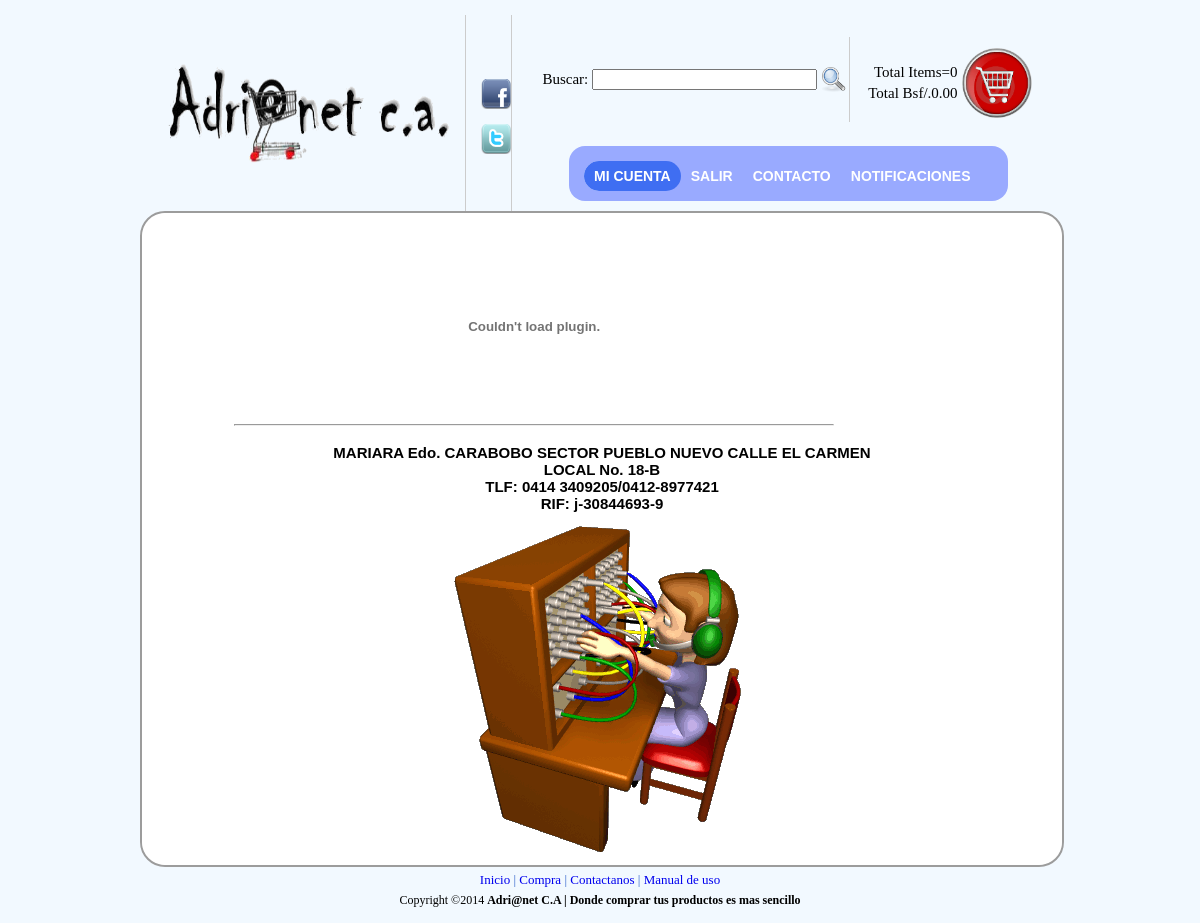
Page /web2final/contacto/contacto_client.php (signed in) on the committed database.
### tables this page shows
CREATE TABLE IF NOT EXISTS `contacto` (
  `contacto` text NOT NULL,
`id_contacto` int(10) NOT NULL,
  `telefono` varchar(50) NOT NULL,
  `rif` varchar(30) NOT NULL
);

### web2final/contacto/contacto_client.php (the view, shortened to what this page needs)
<!DOCTYPE html PUBLIC "-//W3C//DTD XHTML 1.0 Transitional//EN" "http://www.w3.org/TR/xhtml1/DTD/xhtml1-transitional.dtd">
<html>
<head><meta http-equiv="Content-Type" content="text/html; charset=windows-1252">
<link rel="stylesheet" href="../css/principal.css"  type="text/css" media="screen">
<link rel="stylesheet" href="../css/lavalampusuario.css" type="text/css" media="screen">
<link type="text/css" rel="stylesheet" href="../css/sliderman.css"  />
<link rel="stylesheet" href='../css/hoverbox.css' type="text/css" media="screen" />
<link rel="stylesheet" href='../js/fancybox/jquery.fancybox-1.3.4.css' type="text/css" media="screen" />
</head>
<body  marginwidth="10" marginheight="10" bgcolor="#f5f6f7" topmargin="5" leftmargin="5" >
<table width="900" cellspacing="0" cellpadding="10" border="0" align="center">
<tbody>
<tr>
<td>
<table width="100%" cellspacing="0" cellpadding="0" border="0">
<tbody>
<tr valign="bottom">
<td valign="middle" style="padding-bottom: 10px;">
<a href="../usuario/index_usuario.php">
<img alt="banner" width="310" border="0" height="110"src="../imagenes/logo.png" />
</a>
</td>
<td width="100%" valign="bottom" style="padding-left: 15px;">
<table width="100%" cellspacing="0" cellpadding="0" border="0">
<tbody>
<tr height="60">
<td class="mainmenu" width="14%" valign="middle" nowrap="" align="center" style="border-left: 1px solid #cccccc; padding-left: 15px; padding-top: 8px;">
<p>
<a href="http://www.facebook.com" target="_blank">
<img alt="fb" width="30" border="0" height="30" src="../imagenes/facebook.png" />
</a>
</p>
<p>
<a href="http://www.twitter.com" target="_blank">
<img  alt="tw" width="30" border="0" height="30" src="../imagenes/twitter.png" />
</a>
</p>
</td>
<td class="mainmenu" width="50%" valign="middle" nowrap="" align="center" style="border-left: 1px solid #cccccc; padding-left: 15px; padding-top: 8px;">
<div id="banner_top" align="right" style="padding: 12px;">
<FORM METHOD=POST ACTION="../buscador/busc_usuario.php"  name="buscar">
<table border="0" width="100%">
<tr>
<td>
Buscar:
</td>
<td  width="100%" nowrap="" align="right" style="border-right: 0px;" >
<INPUT TYPE="text" NAME="cadena" required="required" size="25">
</td>
<td >
<input type="image" src="../imagenes/lupa.png" width="25" height="25"  alt="Demo2 first" >
</td>
<td style="border-left: 1px solid #cccccc; padding-left: 15px; padding-top: 8px;">
<?php include('../carritocompras/includes/header.php'); ?>
</td>
</tr>
</table>
</FORM>
</div>
<?php
$db=conectar();
?>
<ul class="lavaLampWithImage" id="1">
    <li class="current"><a href="../usuario/micuenta_usuario.php">Mi cuenta</a></li>
  	<li><a href="../salir/salir.php">Salir</a></li>
	<li><a href="../contacto/contacto_client.php">Contacto</a></li>
		<li><a id="ifancybox" href="../usuario/notificaciones.php" >Notificaciones</a></li>
</ul>
</td>
<td class="smallfont" width="1%" nowrap="" style="padding-right: 10px;">
</td>
</tr>
</tbody>
</table>
       </td>
        </tr>
    </tbody>
</table>
<div id="fondoprincipal">
<table width="100%" cellspacing="0" cellpadding="0" border="0" bgcolor="#ffffff" style="border-radius: 25px; -moz-border-radius: 25px;
-webkit-border-radius: 25px;">
<tbody>
<tr>
<td  width="100%">
<table width="100%" cellspacing="0" cellpadding="0" border="0">
<tbody>
<tr valign="top">
<td width="100%">
<table width="776" border="0">
<tbody>
<tr>
<td width="264" valign="middle" align="left"></td>
<td width="600" valign="middle" align="center">
    <a href="http://www.facebook.com">
        <div align="center" style="padding-top: 3px; padding-bottom: 3px;">
            <table cellspacing="0" cellpadding="1">
                <tbody>
                    <tr>
                        <td align="center">
                            <a target="_blank" href="../registro/registro_usuario.php">
							<div id="banner2">
<br />
                                <embed src="../imagenes/mientras.swf" quality="high" WIDTH="600" HEIGHT="180"><hr align='right'> </embed>
								</div>                            </a>
                        </td>
                    </tr>
                </tbody>
            </table>
        </div>
    </a>
</td>
<td width="240" valign="middle" align="center"></td>
</tr>
</tbody>
</table>
    </tbody>
</table>
<table width="100%" border="0" align="center">
<tbody>
<tr>
<td valign="top" width="20%" >
</td>
 <td valign="top" >
            <table width="100%" border="0" cellspacing="0" cellpadding="0">
                <tbody>
				<tr>
				<td  >
<?php
$sql="SELECT * FROM contacto where id_contacto='1' ";
$d=mysql_query($sql,$db)or die(mysql_error());
while($s= mysql_fetch_array($d))
{
?>
<strong><?php echo $s["contacto"]?> <br />
<?php echo $s["telefono"]?>
<br />
RIF: <?php echo$s["rif"]?></strong><br />
<img id="contacto" alt="ct" src="../imagenes/llamando.gif.gif" />
<?php
 }
 ?>
 </td>
</tr>
</tbody>
</table>
</td>
<td valign="top" width="20%" >
</td>
</tr>
</tbody>
</table>
</td>
</td>
</tr>
</tbody>
</table>
<div id="piepagina" align="center" style="padding: 5px;">
     <a href="../usuario/index_usuario.php">Inicio</a>
    								|
    <a href="../usuario/index_usuario.php">Compra</a>
    				|
    <a href="../contacto/contacto_client.php">Contactanos</a>
|
    <a href="../pdf/MANUAL DE USUARIO.pdf">Manual de uso</a>
</div>
<div id="piepagina2" align="center">
     Copyright ©2014
    <b>
                 Adri@net C.A | Donde comprar tus productos es mas sencillo
    </b>
</div>
</body>
</html>

### web2final/css/principal.css (style rules this page uses)
body { background:#F2F9FF; font-size: 15px; color: #000000; text-decoration: none; }
#fondoprincipal { position:inherit; background-color: white; width: 100%; border-radius: 25px; -moz-border-radius: 25px; -webkit-border-radius: 25px; border: 2px double #9C9C9C; font-family:Verdana, Arial, Helvetica, sans-serif; text-align:center; }
#banner2 { position:inherit; width: 100%; border-radius: 25px; -moz-border-radius: 25px; -webkit-border-radius: 25px; -moz-border-radius-bottomleft:0px; -webkit-border-bottom-left-radius:0px; border-bottom-left-radius:0px; -moz-border-radius-bottomright:0px; -webkit-border-bottom-right-radius:0px; border-bottom-right-radius:0px; }
#piepagina { font-size: 13px; color: #36C; text-decoration: none; }
#piepagina2 { font-size: 12px; color: #000; }

### web2final/css/lavalampusuario.css (style rules this page uses)
.lavaLampWithImage { position: relative; height: 25px; width: 409px; background: url("../imagenes/bg1.png") no-repeat top; padding: 15px; margin: 10px 0; border-radius: 16px; -moz-border-radius: 16px; -webkit-border-radius: 16px; }
.lavaLampWithImage li { float: left; list-style: none; }
.lavaLampWithImage li a { font: bold 14px arial; text-decoration: none; color: #fff; outline: none; text-align: center; top: 7px; text-transform: uppercase; letter-spacing: 0; z-index: 10; display: block; float: left; height: 30px; position: relative; overflow: hidden; margin: auto 10px; }

### web2final/css/hoverbox.css (style rules this page uses)
a { text-decoration: none; }

### rows in the picture
contacto: contacto "MARIARA Edo. CARABOBO SECTOR PUEBLO NUEVO CALLE EL CARMEN LOCAL No. 18-B", telefono "TLF: 0414 3409205/0412-8977421", rif "j-30844693-9"

### other values in the picture
$items "0"
$total "0.00"
